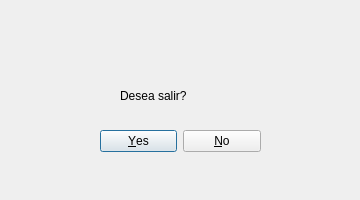
<?xml version="1.0" encoding="UTF-8"?>
<ui version="4.0">
 <class>windowaviso</class>
 <widget class="QDialog" name="windowaviso">
  <property name="windowModality">
   <enum>Qt::WindowModal</enum>
  </property>
  <property name="geometry">
   <rect>
    <x>0</x>
    <y>0</y>
    <width>360</width>
    <height>200</height>
   </rect>
  </property>
  <property name="windowTitle">
   <string>Aviso</string>
  </property>
  <property name="modal">
   <bool>true</bool>
  </property>
  <widget class="QDialogButtonBox" name="btnBoxAviso">
   <property name="geometry">
    <rect>
     <x>100</x>
     <y>130</y>
     <width>161</width>
     <height>23</height>
    </rect>
   </property>
   <property name="standardButtons">
    <set>QDialogButtonBox::No|QDialogButtonBox::Yes</set>
   </property>
  </widget>
  <widget class="QLabel" name="lblImageAviso">
   <property name="geometry">
    <rect>
     <x>150</x>
     <y>20</y>
     <width>61</width>
     <height>51</height>
    </rect>
   </property>
   <property name="text">
    <string/>
   </property>
   <property name="pixmap">
    <pixmap resource="img/warning.qrc">:/warningprefix/Warning.png</pixmap>
   </property>
   <property name="scaledContents">
    <bool>true</bool>
   </property>
  </widget>
  <widget class="QLabel" name="lblAviso">
   <property name="geometry">
    <rect>
     <x>120</x>
     <y>70</y>
     <width>158</width>
     <height>51</height>
    </rect>
   </property>
   <property name="styleSheet">
    <string notr="true">font: 75 18pt &quot;MS Shell Dlg 2&quot;;</string>
   </property>
   <property name="text">
    <string>Desea salir?</string>
   </property>
  </widget>
 </widget>
 <resources>
  <include location="img/warning.qrc"/>
 </resources>
 <connections/>
</ui>
